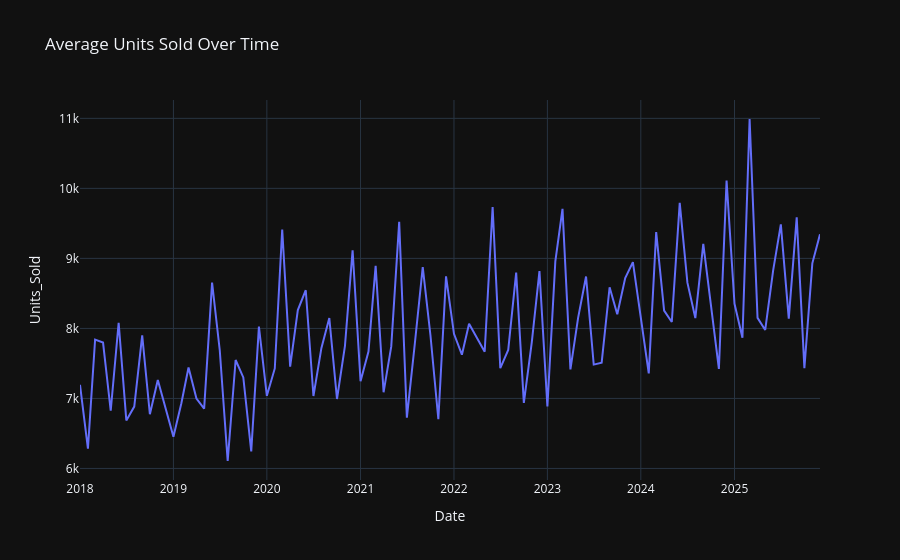

The notebook cell saved with this chart:
### Code cell
monthly_sales = (
    df.groupby("Date", as_index=False)["Units_Sold"]
    .mean()
)

fig = px.line(
    monthly_sales,
    x="Date",
    y="Units_Sold",
    title="Average Units Sold Over Time"
)
fig.show()
